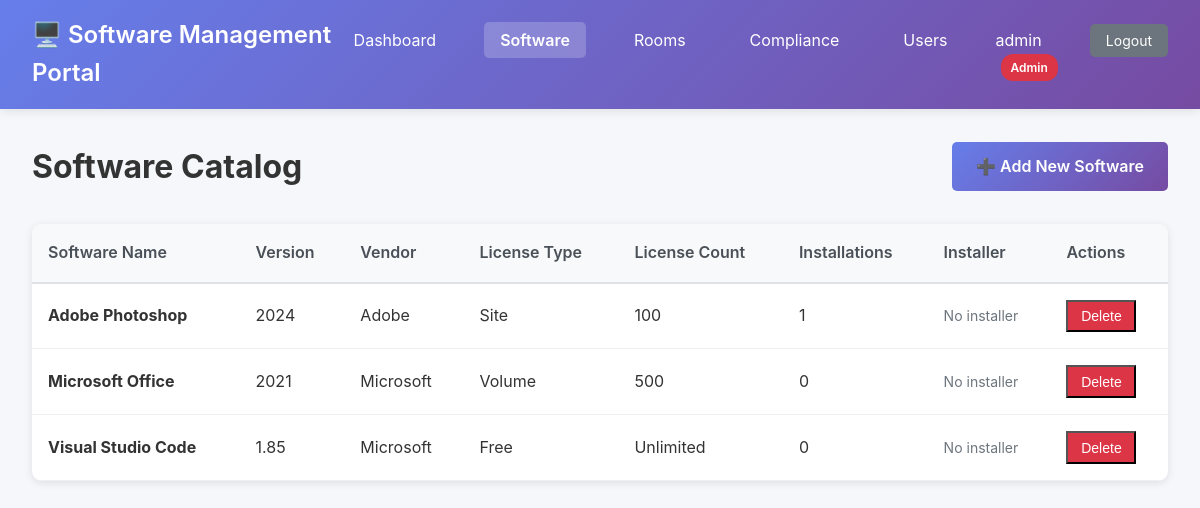
The app's page /software (signed in), older data.
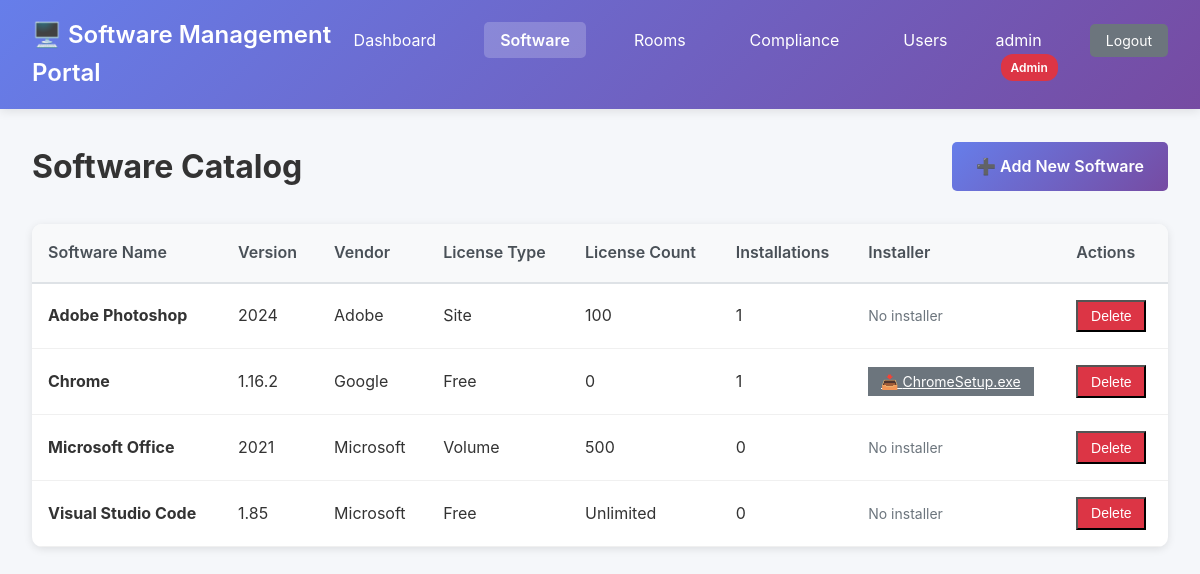
The same page, newer data.
### tables this page shows
CREATE TABLE software (
    id INTEGER PRIMARY KEY AUTOINCREMENT,
    software_name TEXT NOT NULL,
    version TEXT NOT NULL,
    vendor TEXT,
    license_key TEXT,
    license_type TEXT, -- e.g., 'Site', 'Volume', 'Per-User'
    license_count INTEGER,
    installer_filename TEXT,
    installer_path TEXT,
    description TEXT,
    created_at TIMESTAMP DEFAULT CURRENT_TIMESTAMP,
    updated_at TIMESTAMP DEFAULT CURRENT_TIMESTAMP
, installer_url TEXT);

### app.py (the view)
@app.route('/software')
@login_required
def software_list():
    conn = get_db()
    cursor = conn.cursor()
    cursor.execute('''
        SELECT s.*, COUNT(i.id) as installation_count
        FROM software s LEFT JOIN installations i ON s.id = i.software_id
        GROUP BY s.id ORDER BY s.software_name
    ''')
    software = [dict(row) for row in cursor.fetchall()]
    conn.close()
    return render_template('software_list.html', software=software)

### app.py (called while the page is built)
@login_manager.user_loader
def load_user(user_id):
    conn = get_db()
    cursor = conn.cursor()
    cursor.execute('SELECT id, username, full_name, is_superuser FROM users WHERE id = ?', (user_id,))
    user_data = cursor.fetchone()
    conn.close()
    if user_data:
        return User(user_data['id'], user_data['username'], user_data['full_name'], user_data['is_superuser'])
    return None

def get_db():
    conn = sqlite3.connect(DB_PATH)
    conn.row_factory = sqlite3.Row
    return conn

### templates/software_list.html (shortened to what this page needs)
<!DOCTYPE html>
<html lang="en">
<head>
    <link rel="stylesheet" href="{{ url_for('static', filename='style.css') }}">
</head>
<body>
    <nav class="navbar">
        <div class="nav-brand">
            <h1>🖥️ Software Management Portal</h1>
        </div>
        <ul class="nav-menu">
            <li><a href="{{ url_for('index') }}">Dashboard</a></li>
            <li><a href="{{ url_for('software_list') }}" class="active">Software</a></li>
            <li><a href="{{ url_for('rooms_list') }}">Rooms</a></li>
            {% if current_user.is_superuser %}
            <li><a href="{{ url_for('compliance_report') }}">Compliance</a></li>
            <li><a href="{{ url_for('users_list') }}">Users</a></li>
            {% endif %}
            <li class="user-info">
                {{ current_user.username }}
                {% if current_user.is_superuser %}
                <span class="badge badge-admin">Admin</span>
                {% endif %}
            </li>
            <li><a href="{{ url_for('logout') }}" class="btn-sm btn-secondary">Logout</a></li>
        </ul>
    </nav>
    <div class="container">
        <div class="page-header">
            <h2>Software Catalog</h2>
            {% if current_user.is_superuser %}
            <a href="{{ url_for('add_software') }}" class="btn btn-primary">➕ Add New Software</a>
            {% endif %}
        </div>
        <div class="table-container">
            <table class="data-table">
                <thead>
                    <tr>
                        <th>Software Name</th>
                        <th>Version</th>
                        <th>Vendor</th>
                        <th>License Type</th>
                        <th>License Count</th>
                        <th>Installations</th>
                        <th>Installer</th>
                        <th>Actions</th>
                    </tr>
                </thead>
                <tbody>
                    {% for sw in software %}
                    <tr>
                        <td><strong>{{ sw.software_name }}</strong></td>
                        <td>{{ sw.version }}</td>
                        <td>{{ sw.vendor or 'N/A' }}</td>
                        <td>{{ sw.license_type or 'N/A' }}</td>
                        <td>{{ sw.license_count if sw.license_count >= 0 else 'Unlimited' }}</td>
                        <td>{{ sw.installation_count }}</td>
                        <td>
                            {% if sw.installer_filename %}
                            <a href="{{ url_for('download_installer', software_id=sw.id) }}" class="btn-sm btn-secondary">
                                📥 {{ sw.installer_filename }}
                            </a>
                            {% elif sw.installer_url %}
                            <a href="{{ sw.installer_url }}" target="_blank" class="btn-sm btn-secondary">
                                🔗 Download Link
                            </a>
                            {% else %}
                            <span class="text-muted">No installer</span>
                            {% endif %}
                        </td>
                        <td>
                            {% if current_user.is_superuser %}
                            <form method="post" action="{{ url_for('delete_software', software_id=sw.id) }}" style="display:inline;" onsubmit="return confirm('Delete {{ sw.software_name }}? This will fail if installations exist.');">
                                <button type="submit" class="btn-sm btn-danger">Delete</button>
                            </form>
                            {% else %}
                            <span class="text-muted">-</span>
                            {% endif %}
                        </td>
                    </tr>
                    {% endfor %}
                </tbody>
            </table>
        </div>
    </div>
</body>
</html>

Row changes from the older to the newer data that the page shows:
added software: software_name "Chrome", version "1.16.2", vendor "Google", license_type "Free", license_count "0", installation_count "1", installer_filename "ChromeSetup.exe"
